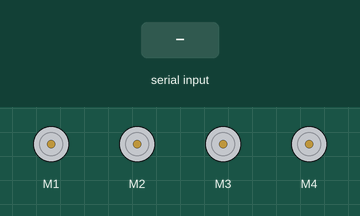
The sketch below on a simulated Arduino Uno, built with avr-gcc and run on an emulated ATmega328P. Shown: 4 × DC motor (green arrow = forward, orange = backward, longer = faster). The test bench sets the inputs (shaded band).

Above: at 1.2 s.
1.3 s: "F" received over the second serial link
At 1.8 s:
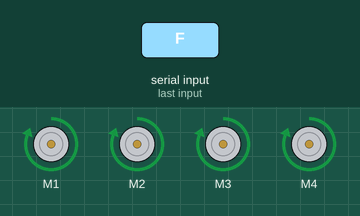
2.8 s: "B" received over the second serial link
At 4.0 s:
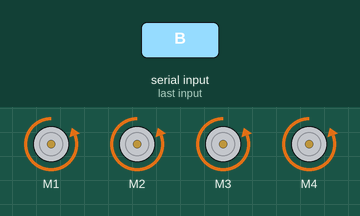
4.3 s: "L" received over the second serial link
At 5.3 s:
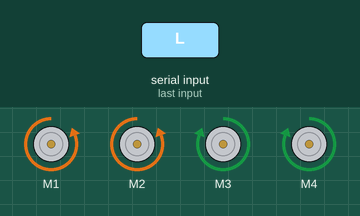
5.8 s: "R" received over the second serial link
At 6.4 s:
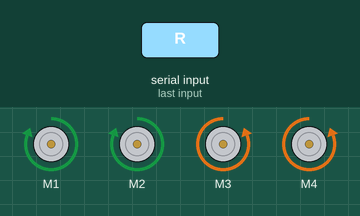
7.3 s: "S" received over the second serial link
At 7.6 s:
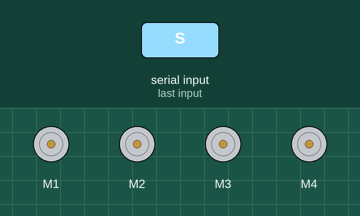
Timing chart, 0 to 9.8 s (numbered marks = the images above; inputs shaded):
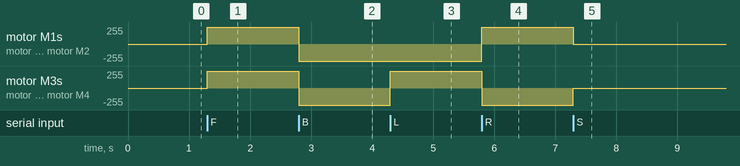

Measured:
- after the input at 1.3 s, motor M1–4: stopped → forward 255/255 at once
- after the input at 2.8 s, motor M1–4: forward 255/255 → backward 255/255 at once
- after the input at 4.3 s, motor M3, motor M4: backward 255/255 → forward 255/255 at once
- after the input at 5.8 s, motor M1, motor M2: backward 255/255 → forward 255/255 at once; motor M3, motor M4: forward 255/255 → backward 255/255 at once
- after the input at 7.3 s, motor M1, motor M2: forward 255/255 → stopped at once; motor M3, motor M4: backward 255/255 → stopped at once

The sketch:

bluetoothCar.ino
```cpp
#include <AFMotor.h>
#include <SoftwareSerial.h>
#define BTTX 9
#define BTRX 10
SoftwareSerial SerialBT(BTTX, BTRX);

// inisialisasi motor
AF_DCMotor motor1(1, MOTOR12_1KHZ);
AF_DCMotor motor2(2, MOTOR12_1KHZ);
AF_DCMotor motor3(3, MOTOR34_1KHZ);
AF_DCMotor motor4(4, MOTOR34_1KHZ);

char val;

void setup()
{
  Serial.begin(115200);
  SerialBT.begin(9600);   // baud rate untuk module bluetooth
  motor1.setSpeed(255);   // atur kecepatan motor
  motor2.setSpeed(255);   // atur kecepatan motor
  motor3.setSpeed(255);   // atur kecepatan motor
  motor4.setSpeed(255);   // atur kecepatan motor
}

void loop() {
  if (SerialBT.available()) {
    val = SerialBT.read();

    // inisialisasi kondisi stop motor
    motor1.run(RELEASE);
    motor2.run(RELEASE);
    motor3.run(RELEASE);
    motor4.run(RELEASE);

    // inisialisasi kondisi maju kedepan
    if (val == 'F') {
      motor1.run(FORWARD);
      motor2.run(FORWARD);
      motor3.run(FORWARD);
      motor4.run(FORWARD);
    }

    // inisialisasi kondisi mundur ke belakang
    if (val == 'B') {
      motor1.run(BACKWARD);
      motor2.run(BACKWARD);
      motor3.run(BACKWARD);
      motor4.run(BACKWARD);
    }

    // inisialisasi kondisi belok kiri
    if (val == 'L') {
      motor1.run(BACKWARD);
      motor2.run(BACKWARD);
      motor3.run(FORWARD);
      motor4.run(FORWARD);
    }

    // inisialisasi kondisi belok kanan
    if (val == 'R') {
      motor1.run(FORWARD);
      motor2.run(FORWARD);
      motor3.run(BACKWARD);
      motor4.run(BACKWARD);
    }

    // kondisi berhenti
    if (val == 'S') {
      motor1.run(RELEASE);
      motor2.run(RELEASE);
      motor3.run(RELEASE);
      motor4.run(RELEASE);
    }
  }
}
```
